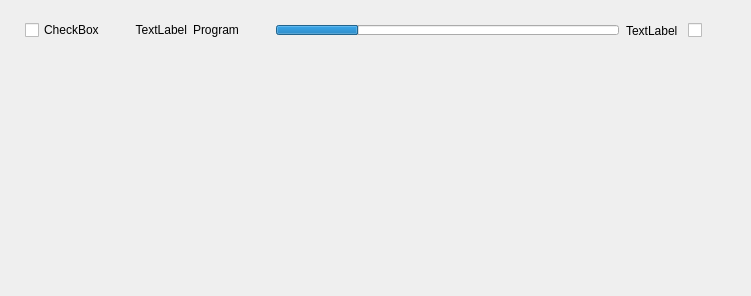
<?xml version="1.0" encoding="UTF-8"?>
<ui version="4.0">
 <class>AngKProgrammerWidget</class>
 <widget class="QWidget" name="AngKProgrammerWidget">
  <property name="geometry">
   <rect>
    <x>0</x>
    <y>0</y>
    <width>751</width>
    <height>296</height>
   </rect>
  </property>
  <property name="windowTitle">
   <string>AngKProgrammerWidget</string>
  </property>
  <layout class="QVBoxLayout" name="verticalLayout">
   <property name="spacing">
    <number>0</number>
   </property>
   <property name="leftMargin">
    <number>0</number>
   </property>
   <property name="topMargin">
    <number>0</number>
   </property>
   <property name="rightMargin">
    <number>0</number>
   </property>
   <property name="bottomMargin">
    <number>0</number>
   </property>
   <item>
    <widget class="QWidget" name="bgWidget" native="true">
     <layout class="QVBoxLayout" name="verticalLayout_3">
      <property name="spacing">
       <number>0</number>
      </property>
      <property name="leftMargin">
       <number>0</number>
      </property>
      <property name="topMargin">
       <number>0</number>
      </property>
      <property name="rightMargin">
       <number>0</number>
      </property>
      <property name="bottomMargin">
       <number>0</number>
      </property>
      <item>
       <widget class="QWidget" name="topWidget" native="true">
        <property name="minimumSize">
         <size>
          <width>0</width>
          <height>61</height>
         </size>
        </property>
        <property name="maximumSize">
         <size>
          <width>16777215</width>
          <height>61</height>
         </size>
        </property>
        <layout class="QHBoxLayout" name="horizontalLayout">
         <property name="spacing">
          <number>0</number>
         </property>
         <property name="leftMargin">
          <number>0</number>
         </property>
         <property name="topMargin">
          <number>0</number>
         </property>
         <property name="rightMargin">
          <number>0</number>
         </property>
         <property name="bottomMargin">
          <number>0</number>
         </property>
         <item>
          <layout class="QHBoxLayout" name="horizontalLayout_2">
           <property name="leftMargin">
            <number>25</number>
           </property>
           <property name="rightMargin">
            <number>23</number>
           </property>
           <item>
            <widget class="QCheckBox" name="programerCheckBox">
             <property name="text">
              <string>CheckBox</string>
             </property>
            </widget>
           </item>
           <item>
            <spacer name="horizontalSpacer">
             <property name="orientation">
              <enum>Qt::Horizontal</enum>
             </property>
             <property name="sizeHint" stdset="0">
              <size>
               <width>40</width>
               <height>20</height>
              </size>
             </property>
            </spacer>
           </item>
           <item>
            <widget class="QWidget" name="widget" native="true">
             <property name="minimumSize">
              <size>
               <width>150</width>
               <height>0</height>
              </size>
             </property>
             <layout class="QHBoxLayout" name="horizontalLayout_4">
              <property name="spacing">
               <number>6</number>
              </property>
              <property name="leftMargin">
               <number>0</number>
              </property>
              <property name="topMargin">
               <number>0</number>
              </property>
              <property name="rightMargin">
               <number>0</number>
              </property>
              <property name="bottomMargin">
               <number>0</number>
              </property>
              <item>
               <widget class="QLabel" name="nameLabel">
                <property name="minimumSize">
                 <size>
                  <width>50</width>
                  <height>18</height>
                 </size>
                </property>
                <property name="maximumSize">
                 <size>
                  <width>16777215</width>
                  <height>18</height>
                 </size>
                </property>
                <property name="text">
                 <string>TextLabel</string>
                </property>
                <property name="alignment">
                 <set>Qt::AlignRight|Qt::AlignTrailing|Qt::AlignVCenter</set>
                </property>
               </widget>
              </item>
              <item>
               <widget class="QLabel" name="nameText">
                <property name="minimumSize">
                 <size>
                  <width>0</width>
                  <height>18</height>
                 </size>
                </property>
                <property name="maximumSize">
                 <size>
                  <width>16777215</width>
                  <height>18</height>
                 </size>
                </property>
                <property name="text">
                 <string>Program</string>
                </property>
               </widget>
              </item>
             </layout>
            </widget>
           </item>
           <item>
            <spacer name="horizontalSpacer_2">
             <property name="orientation">
              <enum>Qt::Horizontal</enum>
             </property>
             <property name="sizeHint" stdset="0">
              <size>
               <width>40</width>
               <height>20</height>
              </size>
             </property>
            </spacer>
           </item>
           <item>
            <layout class="QHBoxLayout" name="horizontalLayout_3">
             <property name="spacing">
              <number>7</number>
             </property>
             <item>
              <widget class="QProgressBar" name="progressBar">
               <property name="minimumSize">
                <size>
                 <width>343</width>
                 <height>10</height>
                </size>
               </property>
               <property name="maximumSize">
                <size>
                 <width>343</width>
                 <height>10</height>
                </size>
               </property>
               <property name="value">
                <number>24</number>
               </property>
               <property name="textVisible">
                <bool>false</bool>
               </property>
              </widget>
             </item>
             <item>
              <widget class="QLabel" name="barValue">
               <property name="text">
                <string>TextLabel</string>
               </property>
              </widget>
             </item>
            </layout>
           </item>
           <item>
            <spacer name="horizontalSpacer_3">
             <property name="orientation">
              <enum>Qt::Horizontal</enum>
             </property>
             <property name="sizeHint" stdset="0">
              <size>
               <width>40</width>
               <height>20</height>
              </size>
             </property>
            </spacer>
           </item>
           <item>
            <widget class="QCheckBox" name="expandCheckBox">
             <property name="minimumSize">
              <size>
               <width>40</width>
               <height>40</height>
              </size>
             </property>
             <property name="maximumSize">
              <size>
               <width>40</width>
               <height>40</height>
              </size>
             </property>
             <property name="text">
              <string/>
             </property>
            </widget>
           </item>
          </layout>
         </item>
        </layout>
       </widget>
      </item>
      <item>
       <widget class="QWidget" name="bottomWidget" native="true">
        <layout class="QVBoxLayout" name="verticalLayout_2">
         <property name="spacing">
          <number>0</number>
         </property>
         <property name="leftMargin">
          <number>0</number>
         </property>
         <property name="topMargin">
          <number>0</number>
         </property>
         <property name="rightMargin">
          <number>0</number>
         </property>
         <property name="bottomMargin">
          <number>20</number>
         </property>
         <item>
          <layout class="QGridLayout" name="gridLayout" columnstretch="0">
           <property name="leftMargin">
            <number>0</number>
           </property>
           <property name="rightMargin">
            <number>0</number>
           </property>
           <property name="horizontalSpacing">
            <number>15</number>
           </property>
           <property name="verticalSpacing">
            <number>20</number>
           </property>
          </layout>
         </item>
        </layout>
       </widget>
      </item>
     </layout>
    </widget>
   </item>
  </layout>
 </widget>
 <layoutdefault spacing="6" margin="11"/>
 <resources/>
 <connections/>
</ui>
